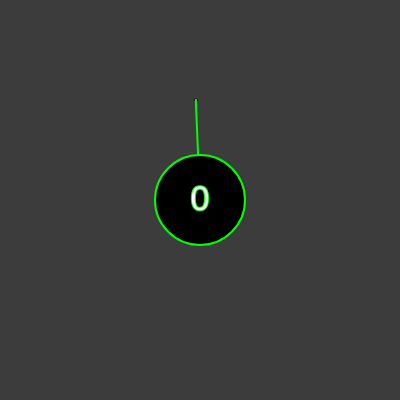
Frame 1 (no input)
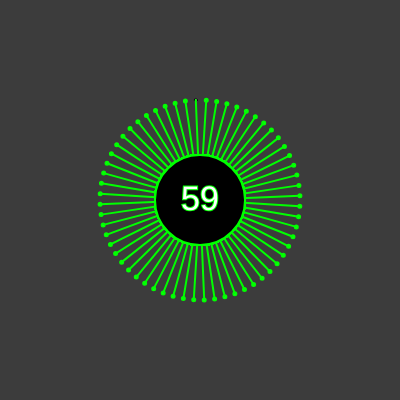
Frame 60 (no input)
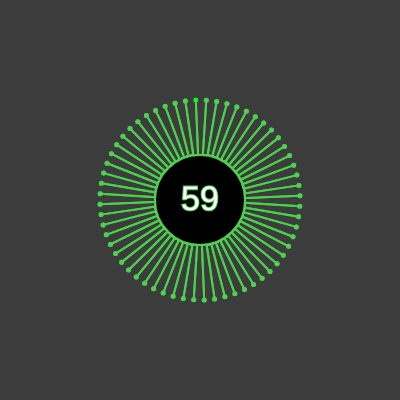
Frame 120 (the mouse pressed at the canvas centre since frame 60)

The p5.js sketch that drew these frames (run headless with seeded random() and noise() and a simulated clock; from frame 60 on, the mouse is pressed at the canvas centre):

// p5.js sketch
// ── sketch.js
var r;//radius
var angle 
var step  //distance between steps in radians
let secs = -1
var v1
let redColor = 0
let greenColor =255
let blueColor = 0

function setup() {
  createCanvas(400, 400);
  
  //initialize variables
  r = 100;
  angle = 15.75; //value found by trial and error
  step  = TWO_PI/60 ; //in radians equivalent of 360/6 in degrees
  
  v1 = createVector(width / 2, height / 2)
    
  background(60);
  
  frameRate(60) // set to 60 for 600 1/6
  
}

function draw() {
  
  //move 0,0 to the center of the screen
  
  secs++
  if (secs == 60){
    redColor += random(40,100)
    greenColor -= random(40,100)
    blueColor += random(40,100)
    
    secs= 0
  }
  
  if (redColor > 225){
    
    redColor =0
  }
  if (greenColor <=  0){
    
    greenColor =255
  }
  
  if (blueColor > 255){
    
    blueColor = 0
  }
  //convert polar coordinates to cartesian coordinates
  var x = r * sin(angle)+width/2 ;
  var y = r * cos(angle)+height/2;
  
  console.log(blueColor)
  //draw ellipse at every x,y point
  ellipse(x, y, 3);
  
  ellipseMode(CENTER)
  fill(0)
  //ellipse(width/2, height/2, width/2)
 
  strokeWeight(2)
  
  stroke(redColor, greenColor, blueColor)
  
  line(v1.x,v1.y, x, y)
  
  //increase angle by step size
  angle = angle - step ;
  
  //fill(60)
   
  ellipse(v1.x, v1.y, 90)
  
  textSize(34)
  textAlign(CENTER);
  fill("white")
  text(secs, width/2, height/2 +10)

   
}
